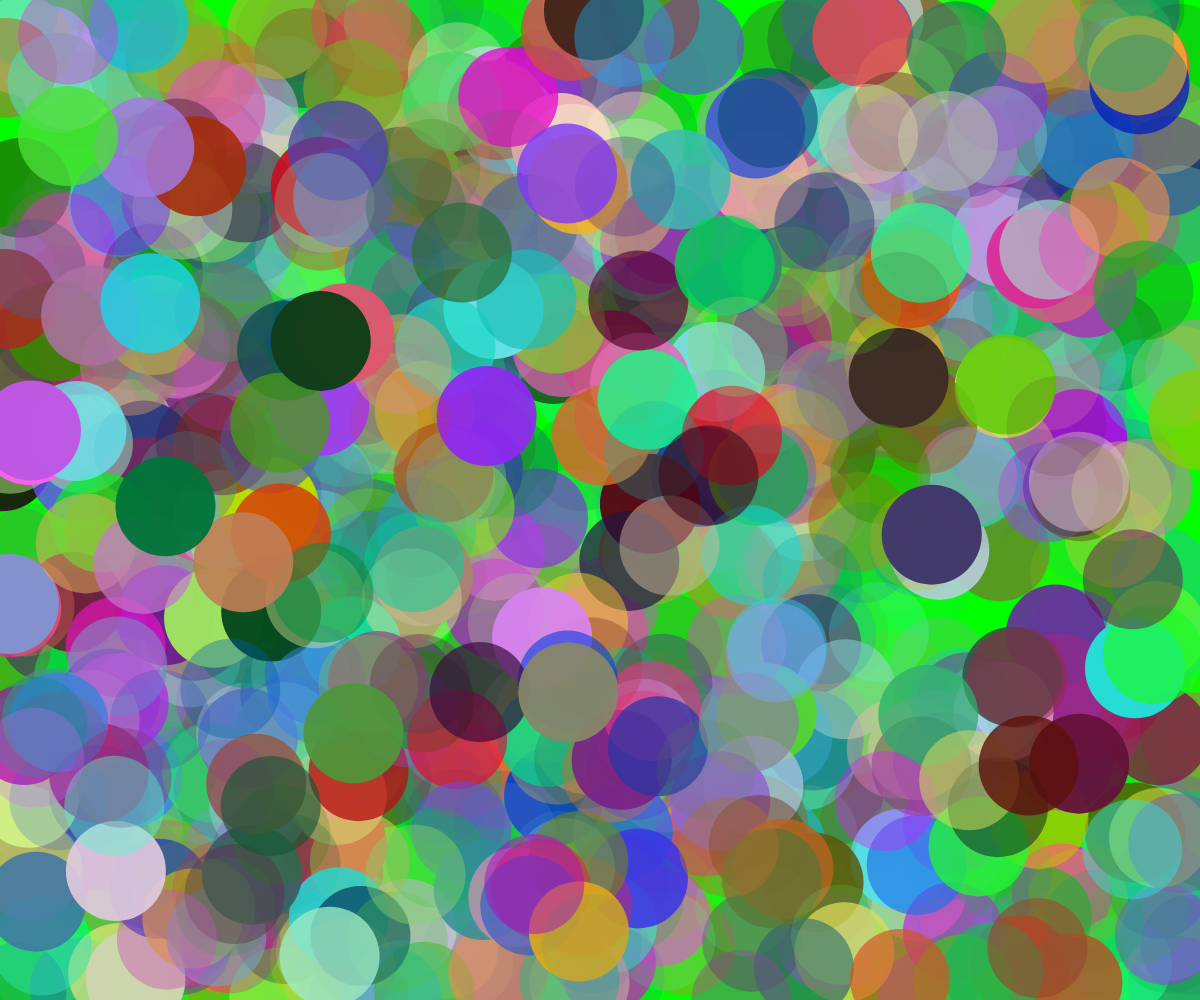
Frame 1 (no input)
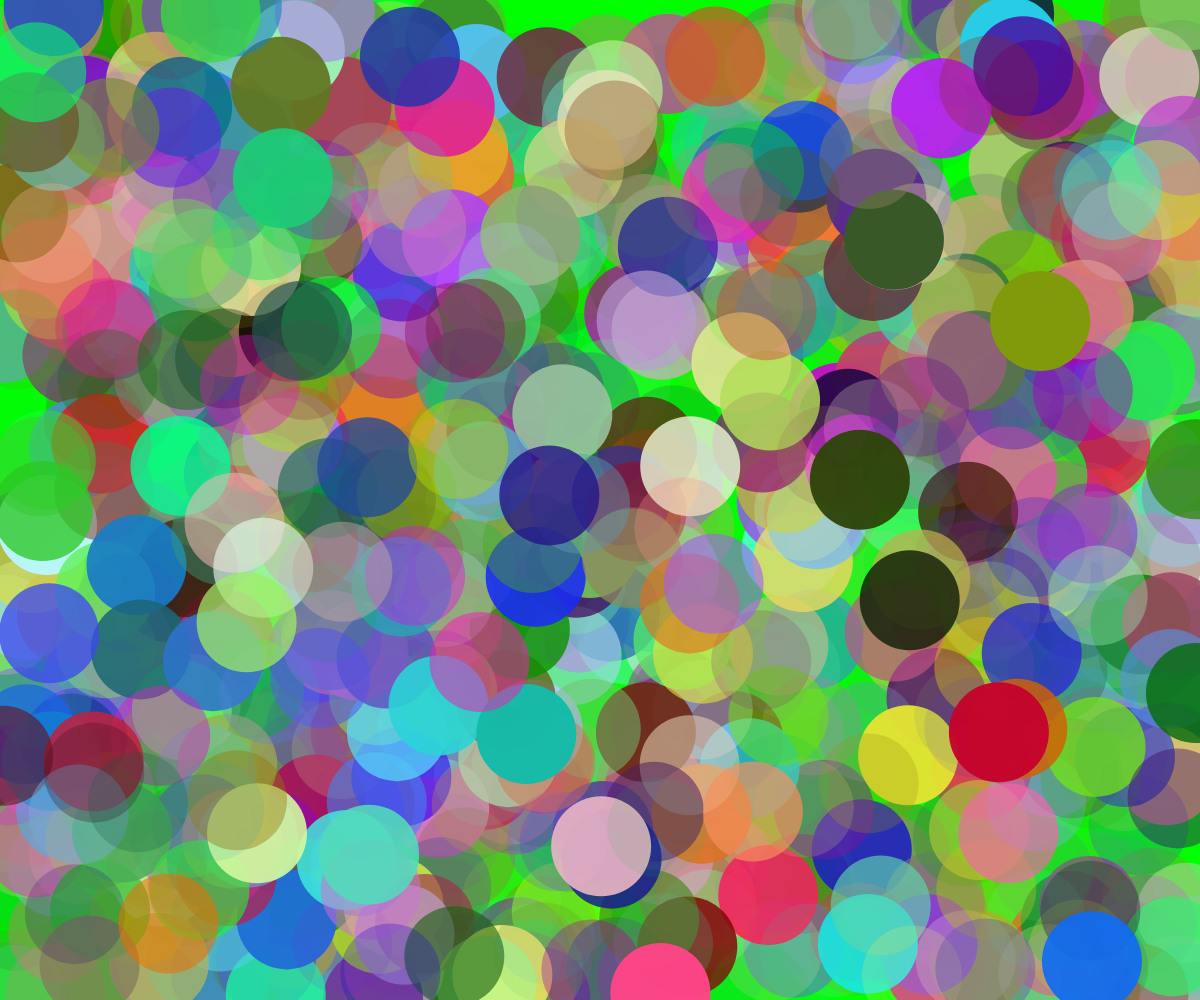
Frame 60 (no input)
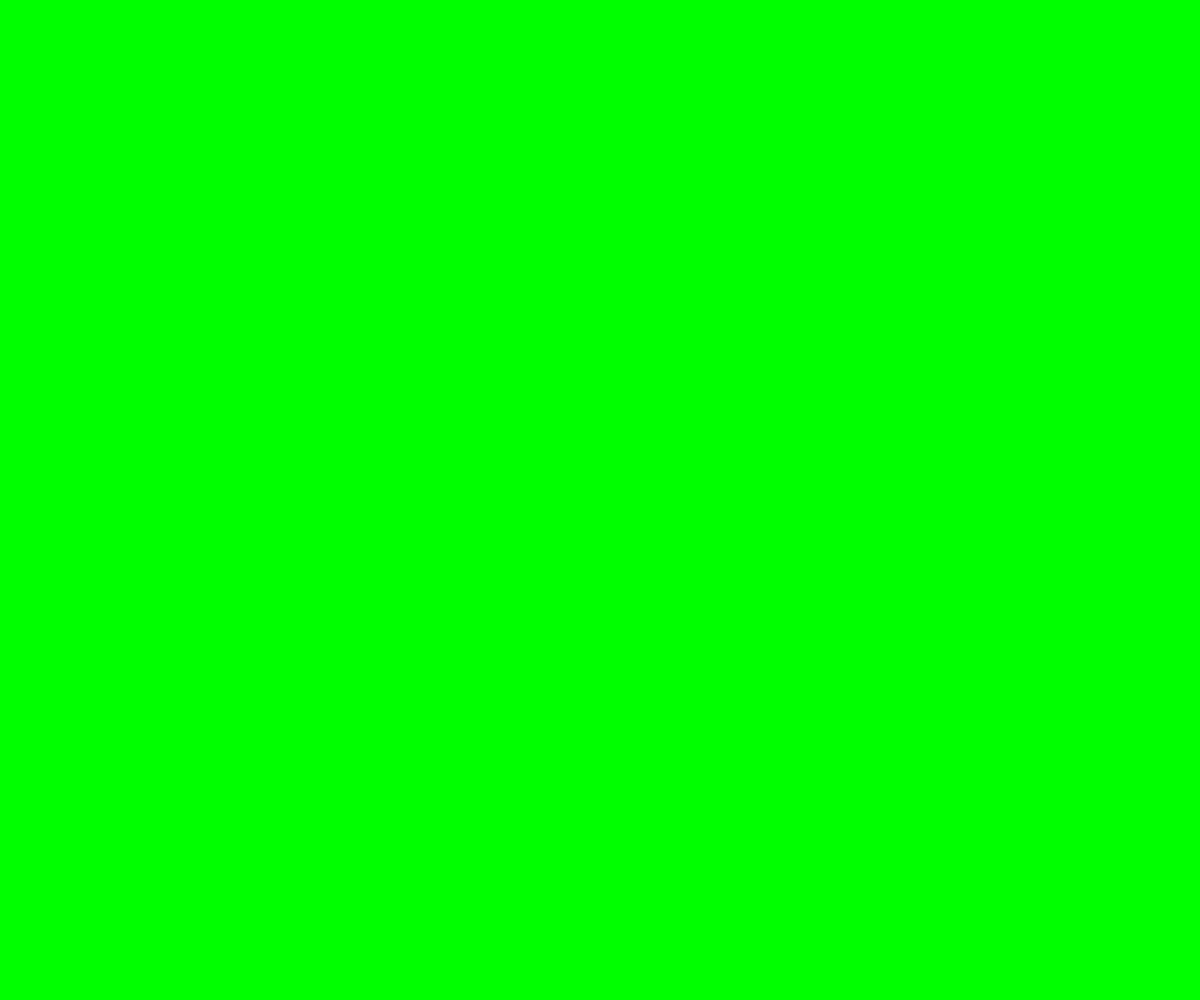
Frame 120 (the mouse pressed at the canvas centre since frame 60)

The p5.js sketch that drew these frames (run headless with seeded random() and noise() and a simulated clock; from frame 60 on, the mouse is pressed at the canvas centre):

// p5.js sketch
// ── sketch.js
//2016 08 05 viernes
//p5js udd
//vamos a hacer una elipse
//que sigue al mouse

//en javascript
//vamos a usar variables y funciones

//veamos variables
//el computador es capaz de almacenar datos
//lo podemos hacer en variables
//primero hay que crearlas
//esto se llama DECLARAR
//asi se hace en javascript
var diametro;

//solo de despues de DECLARAR
//pueden darle un valor
//esto se llama ASIGNAR
diametro = 100;

//hay dos sabores de variables
//existen variables locales y globales
//GLOBALES: DECLARADAS FUERA DE FUNCION
//LOCALES: DECLARADAS DENTRO DE FUNCION

//globales: se pueden usar en cualquier parte
//locales: solo dentro de la funcion

//hablemos de funciones
//las funciones tambien se declaran
//luego de declararse, pueden llamarse
//asi se declara una funcion en javascript
function miFuncionBacan() {
  //esto es lo que hace la funcion
  //se le llama cuerpo
}

//ejecutar o llamar la funcion
//miFuncionBacan();

//setup() se ejecuta una vez
//al principio de los tiempos
function setup() {

  //camelCase, UPPERCASE, lowercase

  //crear un lienzo para dibujar
  //createCanvas(dimHor, dimVer);
  //dimensiones en px
  createCanvas(windowWidth, windowHeight);

  //pintar el fondo
  //background(color);
  //1: grayscale, 0 es negro, 255 es blanco
  //2: grayscale + alpha
  //3: rgb, redgreenblue, 0  nada, 255 todo
  //4: rgb + alpha
  //alpha: 0 es transparente, 255 es solido
  background(0, 255, 0);
  //variable local x
  var x;
  x = 10;

  //variable local y
  //modo rapido de DECLARAR
  //y asignarle valor inmediatamente
  var y = 10;
  //asignar otro valor
  y = 100;

  //frameRate(tasa de cuadros por segundo)
  //frameRate(1);

}

//draw() corre justo despues de setup()
//draw() se ejecuta 60 veces por segundo
function draw() {

  //pintar el fondo
  //background(miColor);
  background(0, 255, 0);

  //dibujamos la elipse
  //miElipse();

  //condicional
  //if() {}
  //si el mouse esta en el primer tercio de la ventana
  //a la izquierda
  if (mouseX < width/3) {
    //dibujamos muchas elipses
    muchasElipses(1000, 255);
  }

}

//declarar funcion nueva
//para dibujar elipse a mi gusto
function miElipse() {
  //definir ancho de borde
  //strokeWeight(px);
  strokeWeight(10);

  //definir color del borde
  //stroke(color);
  //para no dibujar el borde
  //noStroke(); 
  stroke(0, 0, 255, 255 / 2);

  //definir color del relleno
  //fill(color);
  //el mio es rojo semitransparente
  fill(255, random(100), 0, 100);

  //dibujemos elipse que sigue al mouse
  //ellipse(posX, posY, width, height);
  //medidos en pixeles
  //usamos variables de p5.js
  //mouseX, mouseY que sabe posMouse
  ellipse(mouseX, mouseY, diametro, diametro);

  //asignarle nuevo valor a diametro
  diametro = diametro + 1;
  //diametro = random(100);
}

//declarar funcion nueva
//funcion para hacer muchas elipses
//en lugares aleatorios
//de colores aleatorios
function muchasElipses(cantidad, rojo) {

  //for loop
  //for(inicio; condicion; refresco) {}
  for (var i = 0; i < cantidad; i++) {
    //color aleatorio sin borde
    noStroke();
    fill(random(rojo), random(255), random(255), random(255));
    //elipse en posicion aleatoria
    ellipse(random(width), random(height), 100, 100);
  }

}
